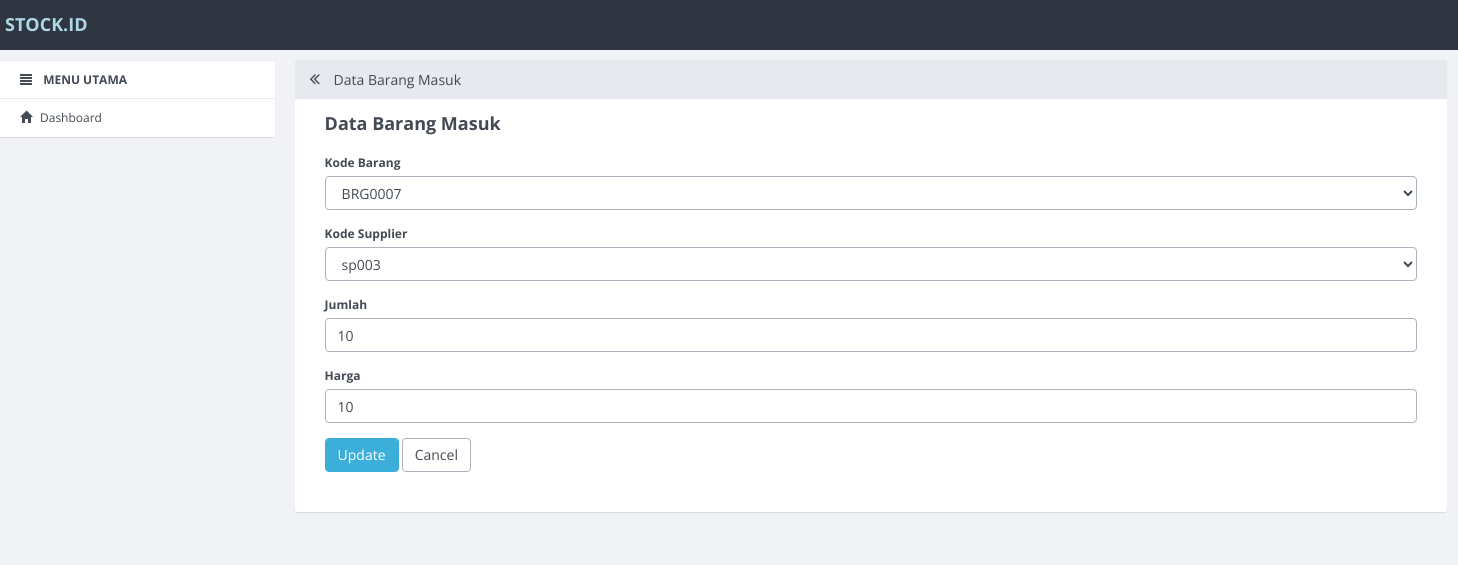
Page /barang_masuk/update/7.html on the committed database.
### tables this page shows
CREATE TABLE `barang_masuk` (
  `id_barang_masuk` int(11) NOT NULL,
  `kode_barang` varchar(10) DEFAULT NULL,
  `kode_supplier` varchar(10) DEFAULT NULL,
  `jumlah` int(3) DEFAULT NULL,
  `harga` int(10) DEFAULT NULL
);

### application/controllers/Barang_masuk.php (called while the page is built, shortened)
<?php
class Barang_masuk extends CI_Controller
{
    function __construct()
    {
        $this->load->model('Barang_masuk_model');
        $this->load->library('form_validation');
    }
    public function update($id)
    {
        $row = $this->Barang_masuk_model->get_by_id($id);
        if ($row) {
            $data = array(
                'button' => 'Update',
                'action' => site_url('barang_masuk/update_action'),
		'id_barang_masuk' => set_value('id_barang_masuk', $row->id_barang_masuk),
		'kode_barang' => set_value('kode_barang', $row->kode_barang),
		'kode_supplier' => set_value('kode_supplier', $row->kode_supplier),
		'jumlah' => set_value('jumlah', $row->jumlah),
		'harga' => set_value('harga', $row->harga),
        'konten' => 'barang_masuk/barang_masuk_form',
            'judul' => 'Data Barang Masuk',
	    );
            $this->load->view('v_index', $data);
        } else {
            $this->session->set_flashdata('message', 'Record Not Found');
            redirect(site_url('barang_masuk'));
        }
    }
}

### index.php (called while the page is built, shortened)
<?php
require_once BASEPATH.'core/CodeIgniter.php';

### application/models/Barang_masuk_model.php (called while the page is built, shortened)
<?php
class Barang_masuk_model extends CI_Model
{
    public $table = 'barang_masuk';
    public $id = 'id_barang_masuk';
    function get_by_id($id)
    {
        $this->db->where($this->id, $id);
        return $this->db->get($this->table)->row();
    }
}

### application/views/barang_masuk/barang_masuk_form.php (the view, shortened to what this page needs)
<form action="<?php echo $action; ?>" method="post">
        <div class="form-group">
            <label for="varchar">Kode Barang <?php echo form_error('kode_barang') ?></label>
            <select name="kode_barang" class="form-control">
                <option value="<?php echo $kode_barang ?>"><?php echo $kode_barang ?></option>
            </select>
        </div>
        <div class="form-group">
            <label for="varchar">Kode Supplier <?php echo form_error('kode_supplier') ?></label>
            <select name="kode_supplier" class="form-control">
                <option value="<?php echo $kode_supplier ?>"><?php echo $kode_supplier ?></option>
            </select>
        </div>
        <div class="form-group">
            <label for="int">Jumlah <?php echo form_error('jumlah') ?></label>
            <input type="text" class="form-control" name="jumlah" id="jumlah" placeholder="Jumlah" value="<?php echo $jumlah; ?>" />
        </div>
        <div class="form-group">
            <label for="int">Harga <?php echo form_error('harga') ?></label>
            <input type="text" class="form-control" name="harga" id="harga" placeholder="Harga" value="<?php echo $harga; ?>" />
        </div>
        <button type="submit" class="btn btn-primary"><?php echo $button ?></button>
        <a href="<?php echo site_url('barang_masuk') ?>" class="btn btn-default">Cancel</a>
    </form>

### rows in the picture
barang_masuk: kode_barang "BRG0007", kode_supplier "sp003", jumlah "10", harga "10"

### other values in the picture
$judul "Data Barang Masuk"
$button "Update"
